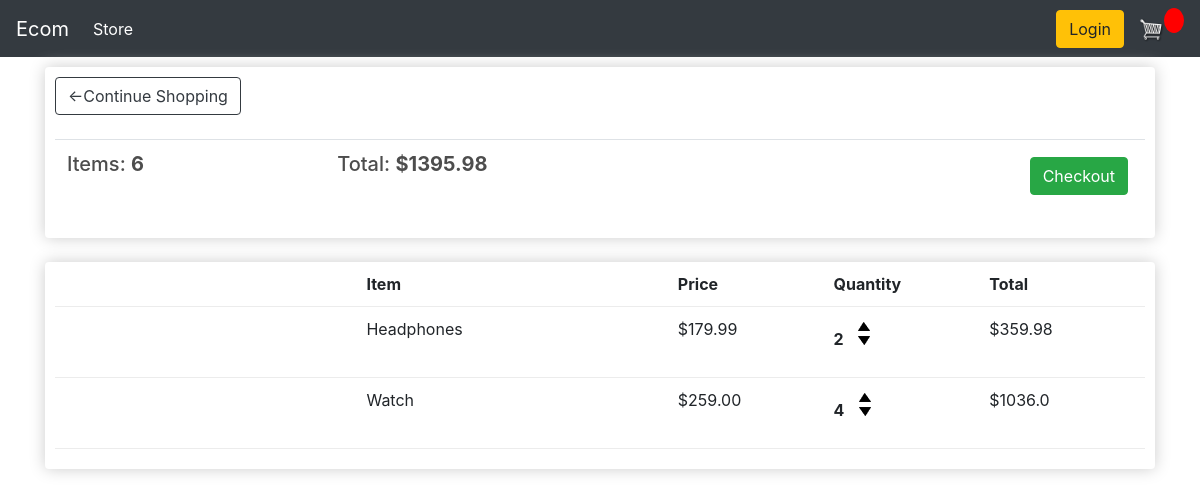
The app's page /cart/ (signed in), older data.
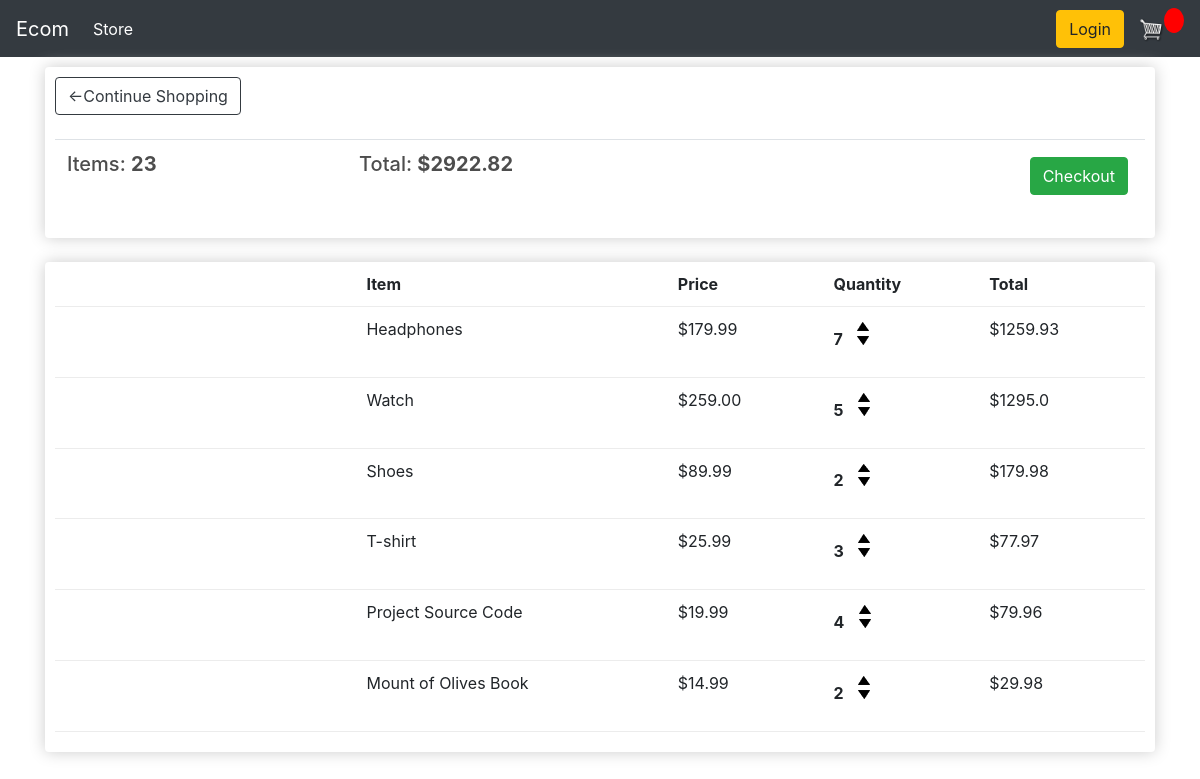
The same page, newer data.
### store/models.py (models this page shows, shortened)
class Order(models.Model):
    customer = models.ForeignKey(Customer, on_delete=models.SET_NULL,null=True, blank=True)
    date_ordered = models.DateTimeField(auto_now_add=True)
    complete = models.BooleanField(default=False,null=True,blank=False)
    transaction_id = models.CharField(max_length=100,null=True)
    @property
    def get_cart_total(self):
        orderitems = self.orderitem_set.all()
        total = sum([item.get_total for item in orderitems])
        return total
    @property
    def get_cart_items(self):
      orderitems = self.orderitem_set.all()
      total = sum([item.quantity for item in orderitems])
      return total

class OrderItem(models.Model):
    product = models.ForeignKey(Product, on_delete=models.SET_NULL, null=True)
    order = models.ForeignKey(Order, on_delete=models.SET_NULL,null=True)
    quantity = models.IntegerField(default=0, null=True,blank=True)
    date_added = models.DateTimeField(auto_now_add=True)
    @property
    def get_total(self):
        total = self.product.price * self.quantity
        return total

class Product(models.Model):
    name = models.CharField(max_length=200, null=True)
    price = models.FloatField()
    digital = models.BooleanField(default=False, null=True,blank=False)
    image = CloudinaryField('image', default='image')
    @property
    def imageURL(self):
        try:
            url = self.image.url
        except:
            url = ''
        return url

### store/views.py (the view)
# urls.py: path('cart/', views.cart, name = "cart"),
def cart(request):
    if request.user.is_authenticated:
        customer = request.user.customer
        order, created = Order.objects.get_or_create(customer=customer,complete=False)
        items = order.orderitem_set.all()
    else:
        items = []
        order = {'get_cart_total':0,'get_cart_items':0}
    context = {'items':items, 'order':order}
    return render(request,'store/cart.html',context )

### store/templates/store/cart.html
{% extends 'store/main.html'%}
{% load static %}
{% block content %}
    <div class="row">
        <div class="col-lg-12">
            <div class="box-element">
                <a class="btn btn-outline-dark" href="{% url 'store' %}">&#X2190;Continue Shopping</a>
                <br>
                <br>
                <table class="table">
                    <tr>
                        <th><h5>Items: <strong>{{order.get_cart_items}}</strong></h5></th>
                        <th><h5>Total: <strong>${{order.get_cart_total|floatformat:2}}</strong></h5></th>
                        <th>
                            <a style="float: right; margin:5px" class="btn btn-success" href="{% url 'checkout' %}">Checkout</a>
                        </th>
                    </tr>
                </table>
            </div>
            <br>
            <div class="box-element">
                <div class="cart-row">
                    <div style="flex:2"></div>
                    <div style="flex:2"><strong>Item</strong></div>
                    <div style="flex:1"><strong>Price</strong></div>
                    <div style="flex:1"><strong>Quantity</strong></div>
                    <div style="flex:1"><strong>Total</strong></div>
                </div>
                {% for item in items %}
                <div class="cart-row">
                    <div style="flex:2"><img class="row-image" src="{{item.product.imageURL}}" alt=""></div>
                    <div style="flex:2"><p>{{item.product.name}}</p></div>
                    <div style="flex:1"><p>${{item.product.price|floatformat:2}}</p></div>
                    <div style="flex:1">
                        <p class="quantity">{{item.quantity}}</p>
                        <div class="quantity">
                            <img data-action="add" data-product="{{item.product.id}}" class="chg-quantity update-cart" src="{% static 'images/arrow-up.png' %}" alt="">
                            <img data-action="remove" data-product="{{item.product.id}}" class="chg-quantity  update-cart" src="{% static 'images/arrow-down.png' %}" alt="">
                        </div>
                    </div>
                    <div style="flex:1">${{item.get_total}}</div>
                </div>
                {% endfor %}
            </div>
        </div>
    </div>
{% endblock content %}

### store/templates/store/main.html (shortened to what this page needs)
<!DOCTYPE html>
{% load static %}
<html lang="en">
<head>
    <link rel="stylesheet" href="{% static 'css/main.css' %}">
	<link rel="stylesheet" href="https://stackpath.bootstrapcdn.com/bootstrap/4.4.1/css/bootstrap.min.css"
>
  </head>
<body>
    <nav class="navbar navbar-expand-lg navbar-dark bg-dark">
        <a class="navbar-brand" href="{%url 'store' %}">Ecom</a>
        <div class="collapse navbar-collapse" id="navbarSupportedContent">
          <ul class="navbar-nav mr-auto">
            <li class="nav-item active">
              <a class="nav-link" href="{%url 'store' %}">Store<span class="sr-only">(current)</span></a>
            </li>
          </ul>
          <div class="form-inline my-2 my-lg-0">
            <a href="#"class="btn btn-warning">Login</a>
            <a href="{% url 'cart' %}">
               <img  id="cart-icon" src="{% static 'images/cart.png' %}">
           </a>
           <p id="cart-total">{{cartItems}}</p>
          </div>
        </div>
    </nav>
    <div class="container">
        {% block content%}
        {% endblock content%}
    </div>
</body>
</html>

### static/css/main.css (style rules this page uses)
body { background-color: hsl(0, 0%, 98%); }
h1,h2,h3,h4,h5,h6 { color:hsl(0, 0%, 30%); }
.box-element { box-shadow:hsl(0, 0%, 80%) 0 0 16px; background-color: #fff; border-radius: 4px; padding: 10px; }
.bg-dark { background-color: #4f868c!important; }
#cart-icon { width:25px; display: inline-block; margin-left: 15px; }
#cart-total { display: block; text-align: center; color:#fff; background-color: red; width: 20px; height: 25px; border-radius: 50%; font-size: 14px; }
.col-lg-4, .col-lg-6, .col-lg-8, .col-lg-12 { margin-top: 10px; }
.btn { border-radius: 0; }
.cart-row { display: flex; align-items: flex-stretch; padding-bottom: 10px; margin-bottom: 10px; border-bottom: 1px solid #ececec; }
.quantity { display: inline-block; font-weight: 700; padding-right:10px; }
.chg-quantity { width: 12px; cursor: pointer; display: block; margin-top: 5px; transition:.1s; }

Row changes from the older to the newer data that the page shows:
changed through a linked row, Order: get_cart_items "6" → "23"; get_cart_total "1395.98" → "2922.82"
changed OrderItem "Headphones": quantity "2" → "7"; get_total "359.98" → "1259.93"
changed OrderItem "Watch": quantity "4" → "5"; get_total "1036.0" → "1295.0"
added OrderItem: product.name "Shoes", product.price "89.99", quantity "2", get_total "179.98"
added OrderItem: product.name "T-shirt", product.price "25.99", quantity "3", get_total "77.97"
added OrderItem: product.name "Project Source Code", product.price "19.99", quantity "4", get_total "79.96"
added OrderItem: product.name "Mount of Olives Book", product.price "14.99", quantity "2", get_total "29.98"
